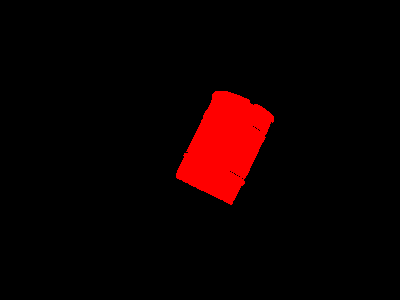
#> input picture Final Submission/Detected barrels/2.14.pngBarrel_detected.png, 400 x 300 px
$ python -i 'dimensions of barrel_working.py'   (imports and definitions only)   (Python 2 division)   (older library calls are emulated)
#> lines starting #> are read from the running program, lines starting #| are printed output that depends on the picture; after the words box and inside, x2 and y2 are one past the last pixel; in counts of white or black regions, pixels touching at a corner belong together
#> further down, picture is the input picture: shape (300, 400, 3); mean B, G, R 0, 0, 13.8
import numpy as np
import cv2
import os
import glob

pi = 22.0/7.0

# Load the file of red pixel values and reformat it

# [1 line not run here, left out]
# [1 line that did not run here, left out]

#Estimate parameters for single gaussian for red color
# [1 line that did not run here, left out]
# [1 line that did not run here, left out]

# [7 lines left out: function find_largest_contour, not called in this run]


def get_contours(im):
    """ Gets all contours in the image"""
    imgray = cv2.cvtColor(im, cv2.COLOR_BGR2GRAY)
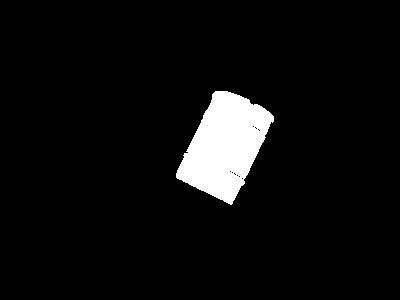
#> imgray: shape (300, 400); values 0 (black) and 76 (white), 5.4% white; 1 white region, box (x1, y1, x2, y2) and area: (176, 91, 274, 205) 6506
    ret, thresh = cv2.threshold(imgray, 50, 255, 0)
#> thresh: shape (300, 400); 5.4% white; 1 white region
    im2, contours, hierarchy = cv2.findContours(thresh, cv2.RETR_TREE, cv2.CHAIN_APPROX_NONE)
#> contours = 13 contours, 12 with area under 20; largest, box (x1, y1, x2, y2) and area: (176, 91, 274, 205) 6369

    return im2, contours, hierarchy


# [93 lines left out: functions estimate_depth, estimate_barrel_parameters, identify_barrel, preprocessing, not called in this run]

folder = "Test images"
folder2 = "Detected barrels"
final_folder = "Final Output Images"
# [1 line not run here, left out]

#Final Parameters. To be saved and displayed
heights = ([])
widths = ([])
depths = ([])
bottomLeftX = []
bottomLeftY = []
topRightY = []
topRightX = []
centroidX = []
centroidY = []

# [39 lines not run here, left out]

dimensions = [heights, widths, depths, bottomLeftX, bottomLeftY, topRightX, topRightY, centroidX, centroidY]
dimensions = np.array(dimensions)
# [1 line not run here, left out]

>>> import cv2
>>> picture = cv2.imread('Detected barrels/2.14.pngBarrel_detected.png')
>>> result = get_contours(picture)
#> result has the same summary as contours in get_contours

$ run again, on Final Submission/Detected barrels/2.8.pngBarrel_detected.png
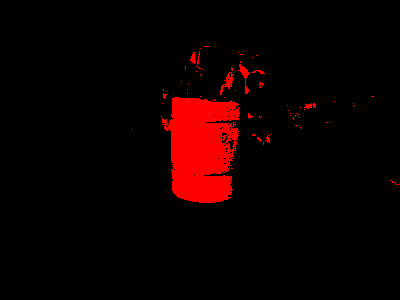
#> input picture Final Submission/Detected barrels/2.8.pngBarrel_detected.png, 400 x 300 px
#> picture is the input picture: shape (300, 400, 3); mean B, G, R 0, 0, 14.1
#> in get_contours, `imgray = cv2.cvtColor(im, cv2.COLOR_BGR2GRAY)`:
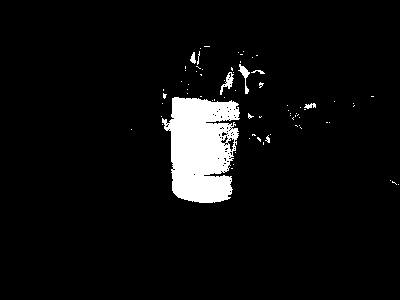
#> imgray: shape (300, 400); values 0 (black) and 76 (white), 5.5% white; 74 white regions (67 under 20 px), largest, box (x1, y1, x2, y2) and area: (162, 97, 240, 203) 6095, (238, 64, 250, 94) 114, (220, 72, 234, 95) 114
#> thresh: shape (300, 400); 5.5% white; 74 white regions (67 under 20 px)
#> contours = 145 contours, 138 with area under 20; largest, box (x1, y1, x2, y2) and area: (162, 97, 240, 203) 6002, (220, 72, 234, 95) 92, (238, 64, 250, 94) 80, (227, 137, 235, 152) 54, (190, 52, 196, 64) 30, (220, 135, 229, 144) 27, (304, 103, 316, 109) 26
#> result has the same summary as contours in get_contours

$ run again, on Final Submission/Detected barrels/2_3.1.pngBarrel_detected.png
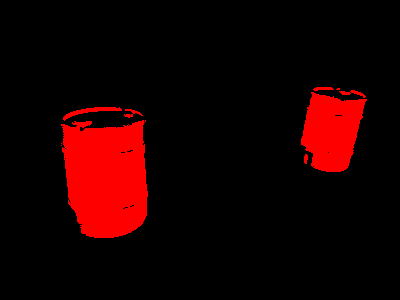
#> input picture Final Submission/Detected barrels/2_3.1.pngBarrel_detected.png, 400 x 300 px
#> picture is the input picture: shape (300, 400, 3); mean B, G, R 0, 0, 26.6
#> in get_contours, `imgray = cv2.cvtColor(im, cv2.COLOR_BGR2GRAY)`:
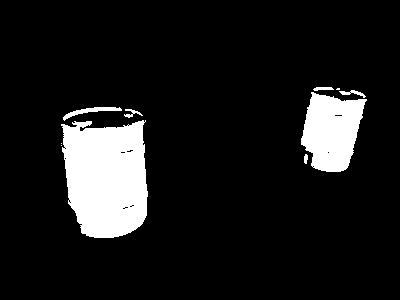
#> imgray: shape (300, 400); values 0 (black) and 76 (white), 10.4% white; 10 white regions (3 under 20 px), largest, box (x1, y1, x2, y2) and area: (61, 120, 148, 238) 8384, (301, 92, 367, 172) 3655, (63, 107, 122, 121) 249
#> thresh: shape (300, 400); 10.4% white; 10 white regions (3 under 20 px)
#> contours = 25 contours, 18 with area under 20; largest, box (x1, y1, x2, y2) and area: (61, 120, 148, 238) 8202, (301, 92, 367, 172) 3543, (63, 107, 122, 121) 188, (339, 90, 366, 98) 56, (124, 109, 143, 118) 40, (313, 87, 334, 91) 39, (304, 154, 308, 164) 21
#> result has the same summary as contours in get_contours

$ run again, on Final Submission/Detected barrels/3.2.pngBarrel_detected.png
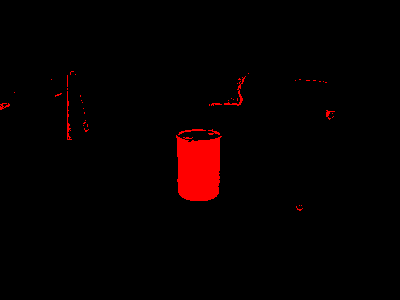
#> input picture Final Submission/Detected barrels/3.2.pngBarrel_detected.png, 400 x 300 px
#> picture is the input picture: shape (300, 400, 3); mean B, G, R 0, 0, 6.3
#> in get_contours, `imgray = cv2.cvtColor(im, cv2.COLOR_BGR2GRAY)`:
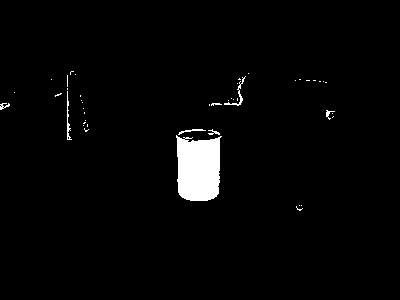
#> imgray: shape (300, 400); values 0 (black) and 76 (white), 2.5% white; 45 white regions (37 under 20 px), largest, box (x1, y1, x2, y2) and area: (176, 135, 222, 201) 2531, (224, 76, 246, 106) 93, (67, 91, 72, 140) 85
#> thresh: shape (300, 400); 2.5% white; 45 white regions (37 under 20 px)
#> contours = 48 contours, 44 with area under 20; largest, box (x1, y1, x2, y2) and area: (176, 135, 222, 201) 2418, (224, 76, 246, 106) 42, (67, 91, 72, 140) 34, (178, 129, 206, 135) 24
#> result has the same summary as contours in get_contours
